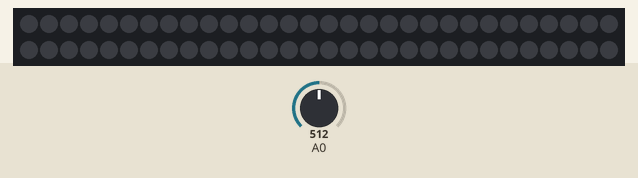
This sketch was run on a simulated Arduino Uno, built with avr-gcc and run on an emulated ATmega328P. On the bench: 60 RGB LEDs in strip order, left to right, continuing on the next row. The test bench sets the inputs (shaded band); at power-on: A0 = 512. Dim RGB values are drawn brighter than linear.

Above: at 1.2 s.
1.3 s: A0 set to 525
At 3.2 s:
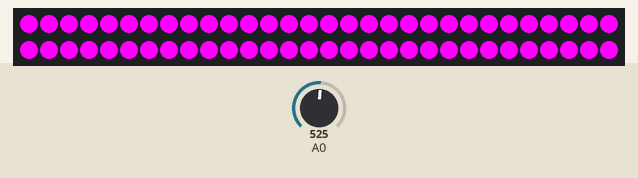
3.5 s: A0 set to 511
At 4.15 s:
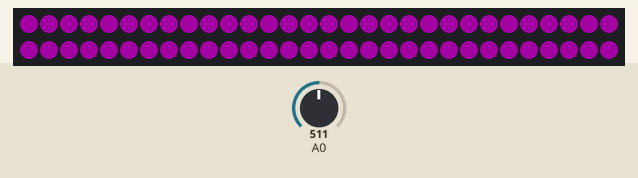
5.3 s: A0 set to 716
At 7.4 s:
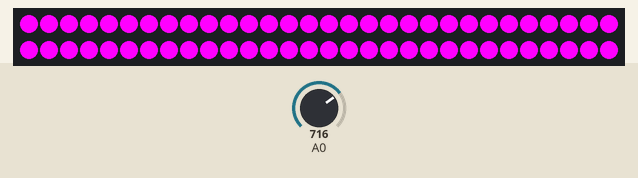
Timing chart, 0 to 8.9 s (numbered marks = the images above; inputs shaded):
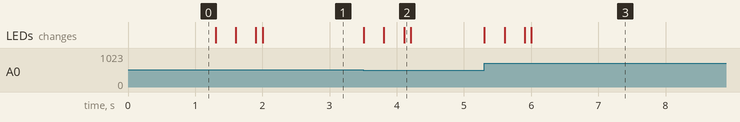

Measured:
- the behaviour switches between 517 and 518 on A0 (found by bisection; images 0 and 1)
- after the input at 1.3 s, the LEDs: first change at once (image 1 shows a later state)
- after the input at 5.3 s, the LEDs: first change at once (image 3 shows a later state)

The sketch:

tap-test.ino
```cpp
#include <FastLED.h>
#define NUM_LEDS 15*4
#define DATA_PIN 2

int val = 0;
float avgVal;

// Define the array of leds
CRGB leds[NUM_LEDS];

void setup() {
  Serial.begin(9600);
  FastLED.addLeds<WS2815, DATA_PIN>(leds, NUM_LEDS);  // GRB ordering is assumed
  pinMode(A0, INPUT);
  calibrate();
}

void loop() {
  //Readback velostat
  int button = analogRead(A0);
  if ( millis() % 50 ) {
    if (button > floor(avgVal) + 5) {
      val++;
    } else {
      val--;
    }
  }

  val = constrain(val, 0, 255);
  for ( int i = 0; i < NUM_LEDS; i++) {
    leds[i] = CRGB(val, 0, val);
  }
  FastLED.show();
}

void calibrate() {
  calibrate(50);
}

void calibrate(int iterations) {
  for (int i = 0; i < iterations; i++) {
    avgVal = avgVal + analogRead(A0);
  }
  avgVal = avgVal/iterations;
}
```
